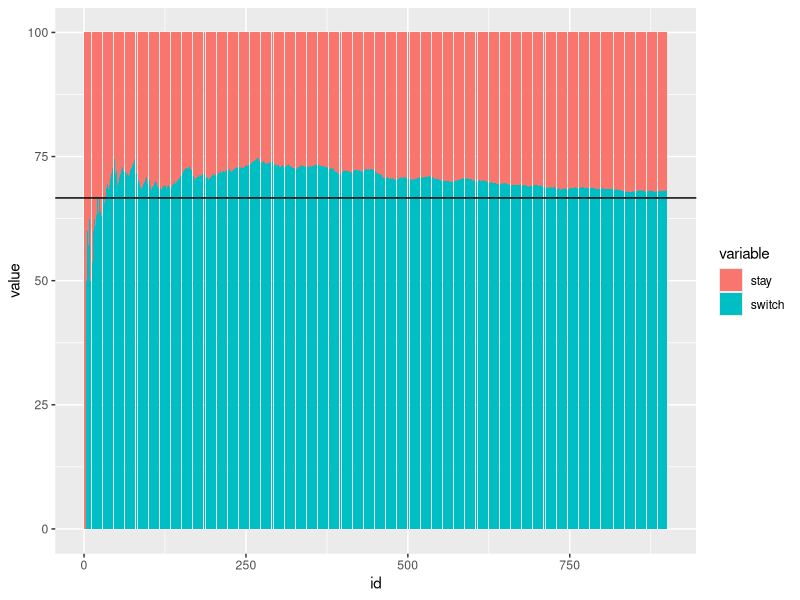

Write the R code that produced this figure.
# Judul: Ketika Doctor Strange Ikut Superdeal 1 Miliar

rm(list=ls())

library(dplyr)
library(tidyr)

babak = function(id){
  # data awal
  data = data.frame(pintu = c('a','b','c'),
                    hadiah = sample(c("mobil",'zonk','zonk'))
  )
  # di mana pintu hadiah dan pintu apa yang dpilihi
  data = 
    data %>% 
    mutate(pintu_isi_hadiah = ifelse(hadiah == "mobil",1,0),
           pintu_pilihan = sample(c(0,0,1)))
  # mencari pintu zonk untuk  dibuka
  dummy = 
    data %>% 
    mutate(dummy = pintu_isi_hadiah + pintu_pilihan) %>% 
    filter(dummy == 0) %>% 
    select(pintu)
  pintu_dibuka = sample(c(dummy$pintu),1)
  data$pintu_dibuka = ifelse(data$pintu == pintu_dibuka,1,0)
  # apakah pilihan kita berhasil?
  data = 
    data %>% filter(pintu_pilihan == 1)
  mean(data$pintu_pilihan == data$pintu_isi_hadiah)
}

simulasi = data.frame(id = c(1:900))
simulasi$hasil = sapply(simulasi$id,babak)

library(ggplot2)
simulasi %>% 
  mutate(stay = cumsum(hasil)/id*100,
         switch = 100-stay,
         hasil = NULL) %>% 
  reshape2::melt(id.vars = "id") %>% 
  ggplot(aes(x = id,y = value)) +
  geom_col(aes(fill = variable)) +
  geom_hline(yintercept = 2/3*100)
